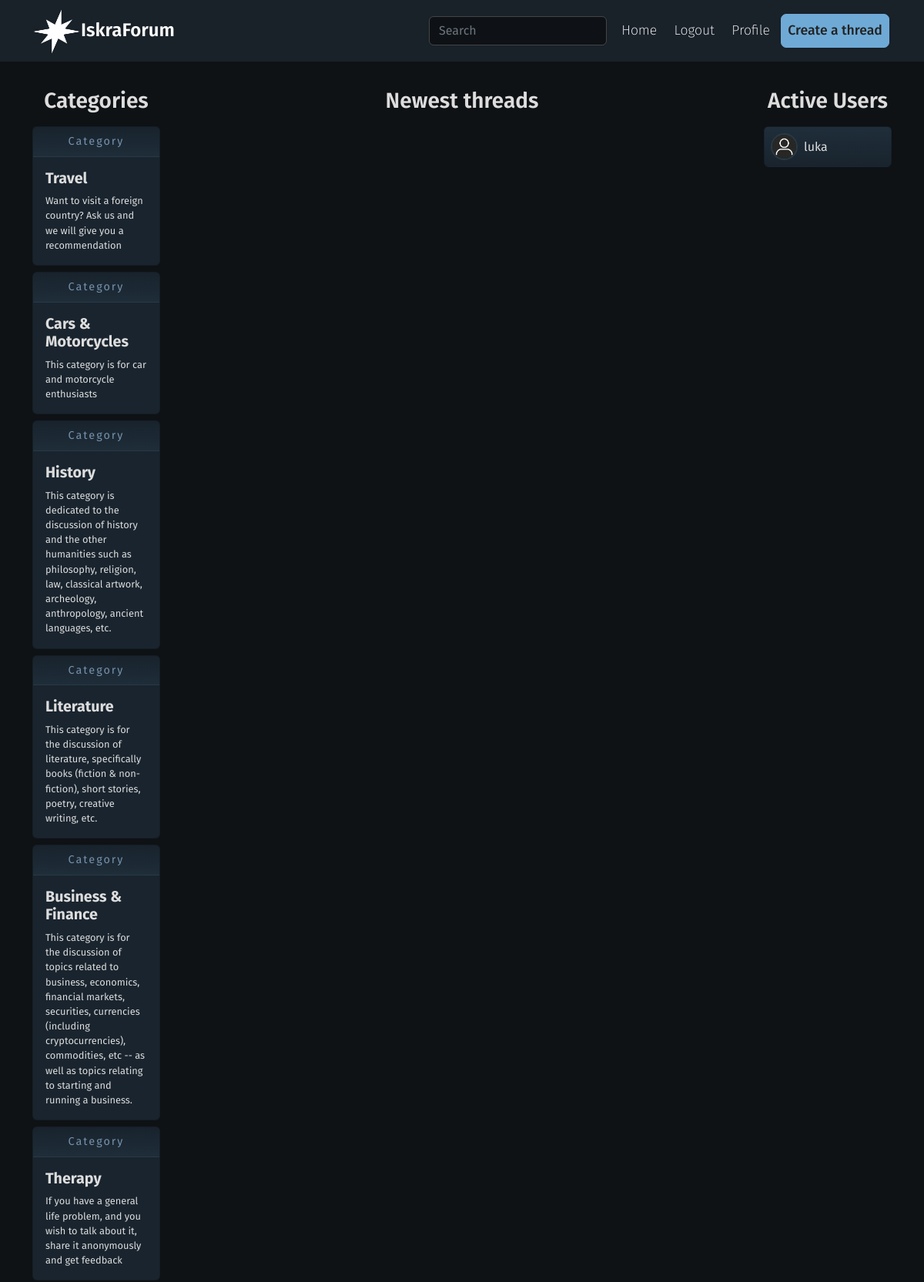
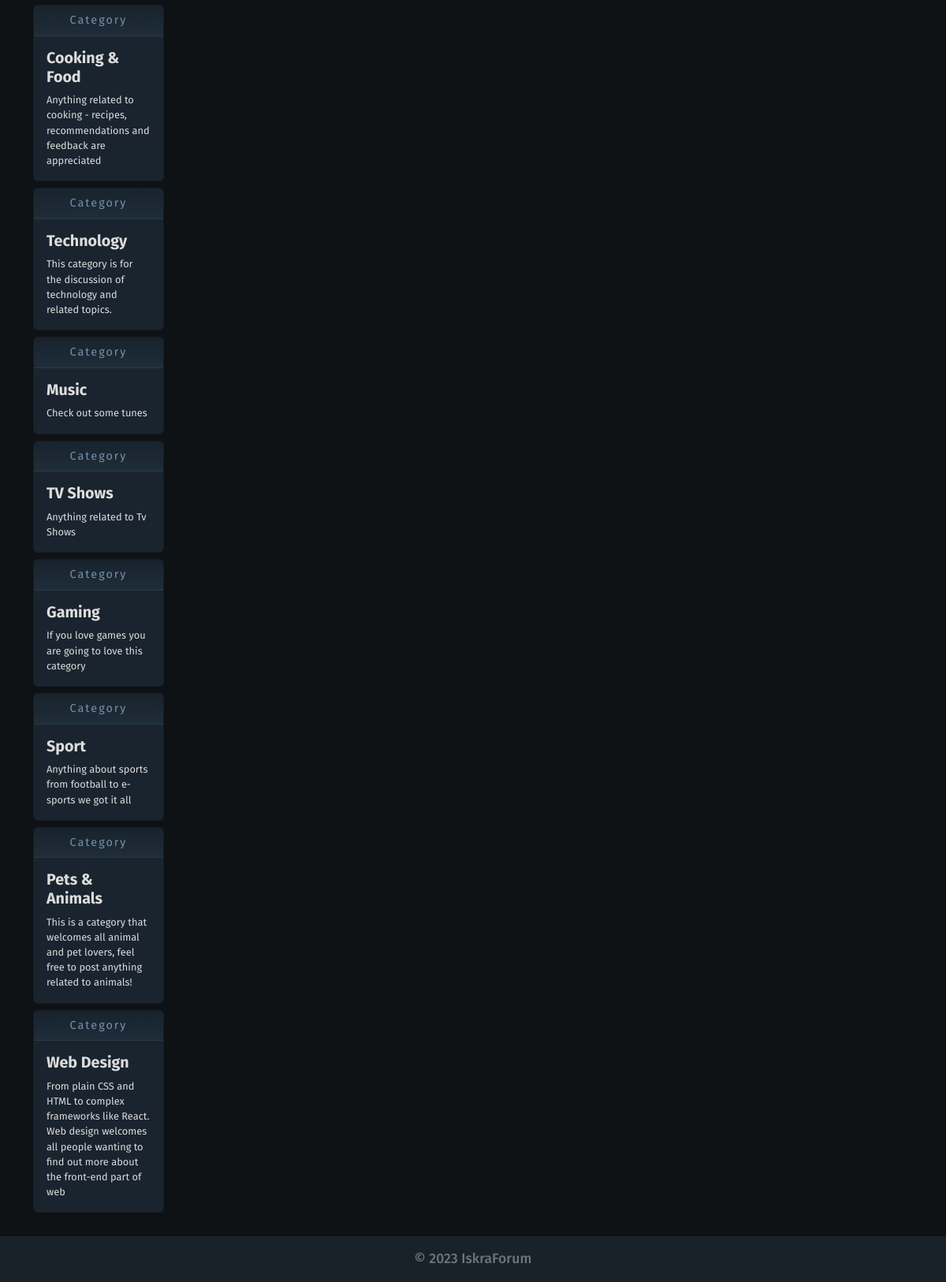
/?q=Travel (signed in), run on the app's committed database (2 pictures, top to bottom).
### base/models.py (models this page shows, shortened)
class Category(models.Model):
    name = models.CharField(max_length=200, unique=True)
    description = models.TextField()
    created = models.DateTimeField(auto_now_add=True)

### base/views.py (the view)
# urls.py: path('', views.home, name='home'),
def home(request):
    q = request.GET.get('q') if request.GET.get('q') != None else ''
    threads = Thread.objects.filter(Q(category__name__icontains=q) | Q(title__icontains=q) |  Q(uploader__username__icontains=q))
    users = request.online_now
    categories = Category.objects.all()
    context = {
        'threads': threads,
        'users': users,
        'categories': categories,
    }
    return render(request, 'base/index.html', context)

### base/templates/base/index.html (shortened to what this page needs)
{% extends 'base/base.html' %}
{% load static %}
{% block content %}
    <div class="container container-home">
        <div class="row">
            <div class="col-lg-2">
                    <div class="container-fluid inner-container">
                        <div class="row">
                            <div class="col-md-12 title">
                                <h3 class="">Categories</h3>
                            </div>
                            <div class="col-md-12 comm-list">
                                {% for category in categories reversed %}
                                <a class="card mb-2" href="{% url 'home' %}?q={{category.name}}">
                                    <div class="card-header comm-header">Category</div>
                                    <div class="card-body">
                                      <h5 class="card-title comn-title">{{category.name}}</h5>
                                      <p class="card-text comm-desc">{{category.description}}</p>
                                    </div>
                                </a>
                                {% endfor %}
                            </div>
                        </div>
                    </div>
            </div>
            <div class="col-lg-8">
                 <div class="container-fluid inner-container">
                        <div class="row communities">
                            <div class="col-md-12 title">
                                <h3 class="">Newest threads</h3>
                            </div>
                        </div>
                    </div>
            </div>
            <div class="col-lg-2">
                <div class="container-fluid inner-container">
                    <div class="row communities">
                        <div class="col-md-12 title">
                            <h3 class="">Active Users</h3>
                        </div>
                            {% for user in users %}
                            <div class="col-md-12 user-list">
                                <a href="/user/{{user.username}}" class="card mb-2 user">
                                    <div class="card-body d-flex p-2 justify-content-start align-items-center">
                                        <img class="usr-avatar" src="{% static 'base/img/avatar.png' %}" alt="" width="35px" height="35px">
                                        <p class="username">{{ user.username }}</p>
                                    </div>
                                </a>
                            </div>
                            {% endfor %}
                    </div>
                </div>
            </div>
        </div>
    </div>
{% endblock content %}

### data on the page
Category: name "Travel", description "Want to visit a foreign country? Ask us and we will give you a recommendation"
Category: name "Cars & Motorcycles", description "This category is for car and motorcycle enthusiasts"
Category: name "History", description "This category is dedicated to the discussion of history and the other humanities such as philosophy, religion, law, classical artwork, archeology, anthropology, ancient languages, etc."
Category: name "Literature", description "This category is for the discussion of literature, specifically books (fiction & non-fiction), short stories, poetry, creative writing, etc."
Category: name "Business & Finance", description "This category is for the discussion of topics related to business, economics, financial markets, securities, currencies (including cryptocurrencies), commodities, etc -- as well as topics relating to starting and running a business."
Category: name "Therapy", description "If you have a general life problem, and you wish to talk about it, share it anonymously and get feedback"
Category: name "Cooking & Food", description "Anything related to cooking - recipes, recommendations and feedback are appreciated"
Category: name "Technology", description "This category is for the discussion of technology and related topics."
Category: name "Music", description "Check out some tunes"
Category: name "TV Shows", description "Anything related to Tv Shows"
Category: name "Gaming", description "If you love games you are going to love this category"
Category: name "Sport", description "Anything about sports from football to e-sports we got it all"
Category: name "Pets & Animals", description "This is a category that welcomes all animal and pet lovers, feel free to post anything related to animals!"
Category: name "Web Design", description "From plain CSS and HTML to complex frameworks like React. Web design welcomes all people wanting to find out more about the front-end part of web"

### other printed values
{{ user.username }} "luka"
